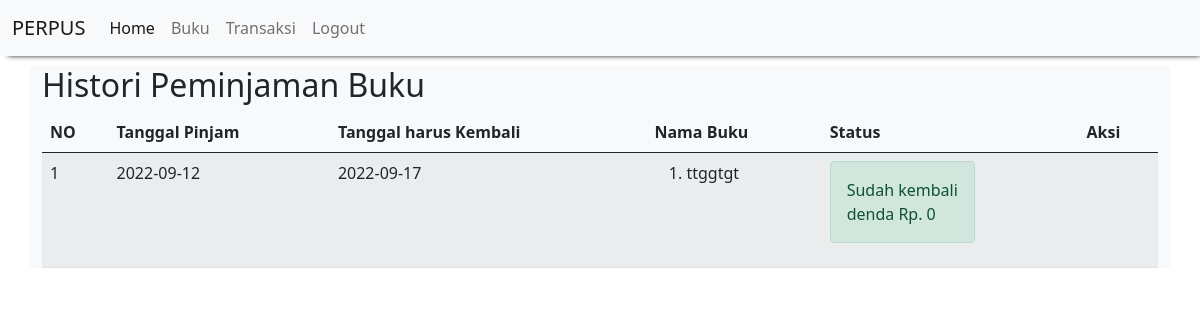
/histori_peminjaman.php (signed in), run on the app's committed database.
### tables this page shows
CREATE TABLE `peminjaman_buku` (
  `id_peminjaman_buku` int(11) NOT NULL,
  `id_siswa` int(11) NOT NULL,
  `tanggal_pinjam` date NOT NULL,
  `tanggal_kembali` date NOT NULL
);

CREATE TABLE `detail_peminjaman_buku` (
  `id_detail_peminjaman_buku` int(11) NOT NULL,
  `id_peminjaman_buku` int(11) NOT NULL,
  `id_buku` int(11) NOT NULL,
  `qty` int(11) NOT NULL
);

CREATE TABLE `buku` (
  `id_buku` int(11) NOT NULL,
  `nama_buku` text NOT NULL,
  `deskripsi` text NOT NULL,
  `foto` blob NOT NULL
);

CREATE TABLE `pengembalian_buku` (
  `id_pengembalian_buku` int(11) NOT NULL,
  `id_peminjaman_buku` int(11) NOT NULL,
  `tanggal_pengembalian` date NOT NULL,
  `denda` int(11) NOT NULL
);

### histori_peminjaman.php (the view)
<?php
    include "header.php";
?>
<h2>Histori Peminjaman Buku</h2>
<table class="table table-hover table-striped">
    <thead>
        <th>NO</th><th>Tanggal Pinjam</th><th>Tanggal harus Kembali</th><th>Nama Buku</th><th>Status</th><th>Aksi</th>
    </thead>
    <tbody>
        <?php
        include "koneksi.php";
        $qry_histori=mysqli_query($conn,"select * from peminjaman_buku order by id_peminjaman_buku desc");
        $no=0;
        while($dt_histori=mysqli_fetch_array($qry_histori)){
            $no++;
            $buku_dipinjam="<ol>";
            $qry_buku=mysqli_query($conn,"select * from  detail_peminjaman_buku join buku on buku.id_buku=detail_peminjaman_buku.id_buku where id_peminjaman_buku = '".$dt_histori['id_peminjaman_buku']."'");
            while($dt_buku=mysqli_fetch_array($qry_buku)){
                $buku_dipinjam.="<li>".$dt_buku['nama_buku']."</li>";
            }
            $buku_dipinjam.="</ol>";
            $qry_cek_kembali=mysqli_query($conn,"select * from pengembalian_buku where id_peminjaman_buku = '".$dt_histori['id_peminjaman_buku']."'");
            if(mysqli_num_rows($qry_cek_kembali)>0){
                $dt_kembali=mysqli_fetch_array($qry_cek_kembali);
                $denda="denda Rp. ".$dt_kembali['denda'];
                $status_kembali="<label class='alert alert-success'>Sudah kembali <br>".$denda."</label>";
                $button_kembali="";
            } else {
                $status_kembali="<label class='alert alert-danger'>Belum kembali</label>";
                $button_kembali="<a href='kembali.php?id=".$dt_histori['id_peminjaman_buku']."' class='btn btn-warning' onclick='return confirm(\"hello\")'>Kembalikan</a>";
            }
        ?>
            <tr>
                <td><?=$no?></td><td><?=$dt_histori['tanggal_pinjam']?></td><td><?=$dt_histori['tanggal_kembali']?></td><td><?=$buku_dipinjam?></td><td><?=$status_kembali?></td><td><?=$button_kembali?></td>
            </tr>
        <?php
        }
        ?>
    </tbody>
</table>
<?php
    include "footer.php";
?>

### data on the page
peminjaman_buku: tanggal_pinjam "2022-09-12", tanggal_kembali "2022-09-17", pengembalian_buku.denda "denda Rp. 0"
detail_peminjaman_buku: id_buku.nama_buku "ttggtgt"
